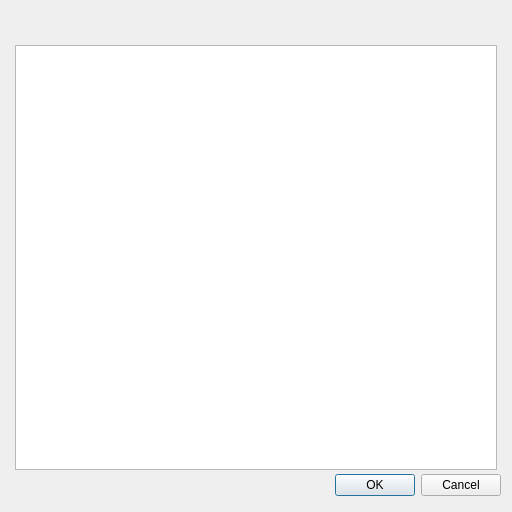
<?xml version="1.0" encoding="UTF-8"?>
<ui version="4.0">
 <class>SubPresentationListDlg</class>
 <widget class="QDialog" name="SubPresentationListDlg">
  <property name="geometry">
   <rect>
    <x>0</x>
    <y>0</y>
    <width>512</width>
    <height>512</height>
   </rect>
  </property>
  <property name="windowTitle">
   <string>Sub-Presentations</string>
  </property>
  <widget class="QWidget" name="horizontalLayoutWidget">
   <property name="geometry">
    <rect>
     <x>10</x>
     <y>470</y>
     <width>491</width>
     <height>31</height>
    </rect>
   </property>
   <layout class="QHBoxLayout" name="horizontalLayout">
    <item>
     <spacer name="horizontalSpacer">
      <property name="orientation">
       <enum>Qt::Horizontal</enum>
      </property>
      <property name="sizeHint" stdset="0">
       <size>
        <width>40</width>
        <height>20</height>
       </size>
      </property>
     </spacer>
    </item>
    <item>
     <widget class="QDialogButtonBox" name="buttonBox">
      <property name="focusPolicy">
       <enum>Qt::NoFocus</enum>
      </property>
      <property name="orientation">
       <enum>Qt::Horizontal</enum>
      </property>
      <property name="standardButtons">
       <set>QDialogButtonBox::Cancel|QDialogButtonBox::Ok</set>
      </property>
     </widget>
    </item>
   </layout>
  </widget>
  <widget class="QWidget" name="horizontalLayoutWidget_2">
   <property name="geometry">
    <rect>
     <x>10</x>
     <y>10</y>
     <width>491</width>
     <height>31</height>
    </rect>
   </property>
   <layout class="QHBoxLayout" name="horizontalLayout_2">
    <item>
     <spacer name="horizontalSpacer_2">
      <property name="orientation">
       <enum>Qt::Horizontal</enum>
      </property>
      <property name="sizeHint" stdset="0">
       <size>
        <width>40</width>
        <height>20</height>
       </size>
      </property>
     </spacer>
    </item>
    <item>
     <widget class="QDialogButtonBox" name="buttonBoxAddEditRemove">
      <property name="focusPolicy">
       <enum>Qt::NoFocus</enum>
      </property>
      <property name="layoutDirection">
       <enum>Qt::LeftToRight</enum>
      </property>
      <property name="orientation">
       <enum>Qt::Horizontal</enum>
      </property>
      <property name="standardButtons">
       <set>QDialogButtonBox::NoButton</set>
      </property>
     </widget>
    </item>
   </layout>
  </widget>
  <widget class="QTableView" name="tableView">
   <property name="geometry">
    <rect>
     <x>15</x>
     <y>45</y>
     <width>482</width>
     <height>425</height>
    </rect>
   </property>
  </widget>
 </widget>
 <resources/>
 <connections/>
</ui>
